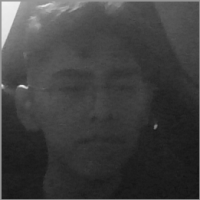
#> input picture Fotos/0.png, 200 x 200 px, given in place of the camera
$ python Ejercicio1_Cam.py
#> lines starting #> are read from the running program, lines starting #| are printed output that depends on the picture
import cv2
import os
from time import time
import numpy
import h5py

candidato = cv2.CascadeClassifier("modelos/haarcascade_frontalface_default.xml")
video = cv2.VideoCapture(0)

intervalo = time()
cont_cap=0
nombre="pablo"
id=2
if not os.path.exists("Fotos/"+nombre):
    os.mkdir("Fotos/"+nombre)
else:
    while os.path.isfile("Fotos/"+nombre+"/"+str(cont_cap)+".png"):
        cont_cap+=1
        print(cont_cap)

X = numpy.empty((0, 4096), dtype=numpy.uint8)
Y = numpy.empty((0, 1))

print(X.shape)
while True:
    ret, imagen= video.read()
#> imagen is the input picture: shape (200, 200, 3); min 20, max 241, mean 63.6
    rostros = candidato.detectMultiScale(imagen,scaleFactor=1.1,minNeighbors=6,minSize=(100,100),flags=cv2.CASCADE_SCALE_IMAGE)
#> rostros = [[34, 37, 130, 130]]
    for rostro in rostros:

        x,y,ancho,largo=rostro

        p_error = int(abs(x-ancho)/2)
        cv2.rectangle(imagen,(x-p_error,y-p_error),(x+ancho+p_error,y+largo+p_error), (0,255,0), 2)

        recorte_cara = imagen[ y-p_error:largo + y +p_error,x-p_error:x + ancho+p_error ]
        print(recorte_cara.shape)

        if(recorte_cara.shape[0]==0 or recorte_cara.shape[1]==0):
            break

        cara = cv2.resize(recorte_cara, (64, 64), interpolation=cv2.INTER_AREA)  # redimencion y relleno de espacios

        # CONVERTIMOS A GRISES
        cara = cv2.cvtColor(cara, cv2.COLOR_BGR2GRAY)
        if(intervalo+0.20<=time()):
            #print(cara.reshape(1,400).shape)
            xdd=cara.reshape(1, -1)
            X = numpy.concatenate((X, xdd), axis=0)
            Y = numpy.concatenate((Y, numpy.array([[id]])), axis=0)

            #x = numpy.vstack((x, cara.reshape(1,400)))
            #print(Y)

            #cv2.imshow("Ejemplo", cara)
            if ret:
                cv2.imwrite('Fotos/'+nombre+'/'+str(cont_cap)+'.png', cara)  # Guarda el cuadro como una imagen PNG
                print("Captura exitosa.")
                cont_cap+=1
            intervalo=time()
#> this loop made 1 pass
#> (x, y, ancho, largo, p_error) on pass 1: (34, 37, 130, 130, 48)
#| (11, 14, 3)
#> pass 1, `cara = cv2.resize(recorte_cara, (64, 64), interpolation=cv2.INTER_AREA)`:
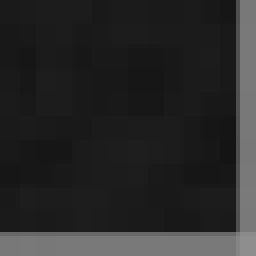
#> cara: shape (64, 64, 3) (shown 4 times larger); min 20, max 142, mean 40.7
#> after the loop, X = empty array; Y = empty array; cont_cap = 0; intervalo = 1.8e+09

    cv2.imshow("Ejemplo", imagen)
    key = cv2.waitKey(1) & 0xFF
#> (key q is pressed here)
    if key == ord('q') or key == 27:  # 'q' o tecla Esc
        break

if os.path.exists("data/persona.h5"):
    data = h5py.File("data/persona.h5", "r")
    X = numpy.concatenate((X, data['X'][:]), axis=0)
    Y = numpy.concatenate((Y, data['y'][:]), axis=0)
    data.close()

#> (the run stopped early here; a loop or call above may not have finished)
